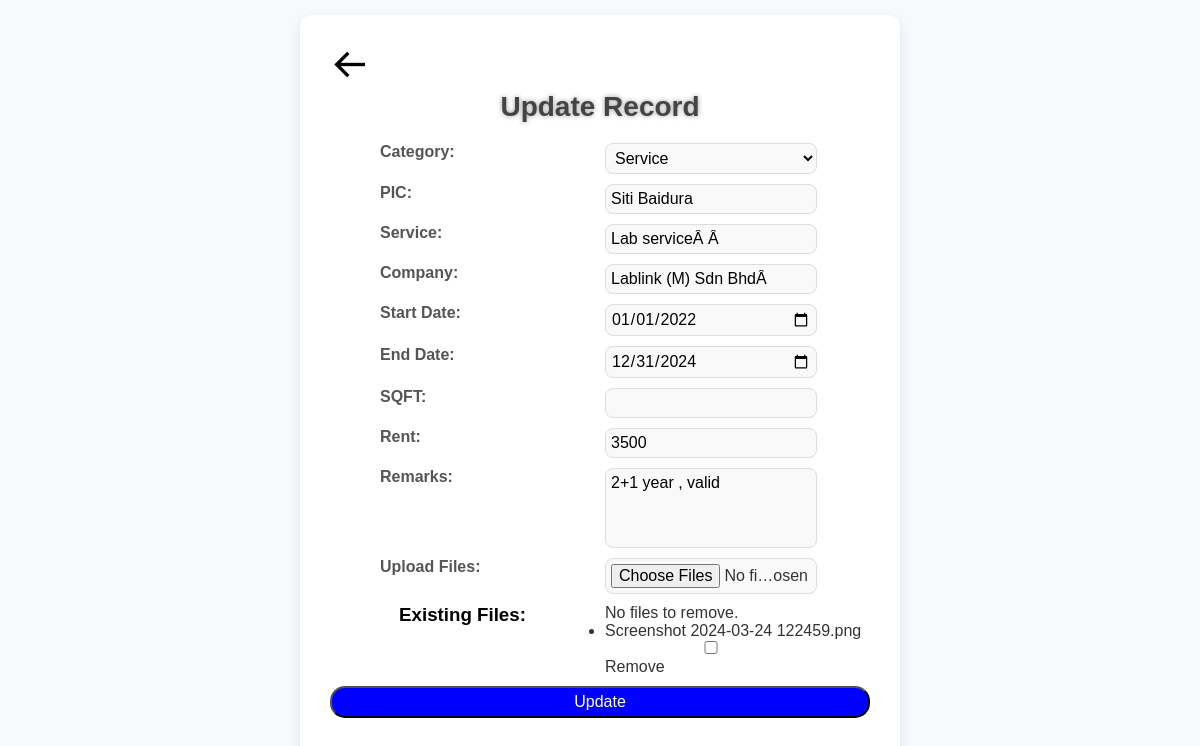
The app's page /editForm.php?id=4 (signed in) with its own data.
### tables this page shows
CREATE TABLE IF NOT EXISTS `form` (
`id` int(11) NOT NULL,
  `category` varchar(50) NOT NULL,
  `pic` varchar(100) NOT NULL,
  `service` varchar(500) NOT NULL,
  `company` varchar(500) NOT NULL,
  `start` date NOT NULL,
  `endDate` date NOT NULL,
  `sqft` varchar(80) NOT NULL,
  `rent` varchar(80) NOT NULL,
  `remarks` varchar(500) NOT NULL,
  `filename` varchar(500) NOT NULL,
  `monthsLeft` int(100) NOT NULL,
  `department` varchar(100) NOT NULL,
  `upload_date` timestamp NOT NULL DEFAULT CURRENT_TIMESTAMP ON UPDATE CURRENT_TIMESTAMP
);

### editForm.php (the view, shortened to what this page needs)
<?php
include 'dbconn.php';
$id = isset($_GET['id']) ? $_GET['id'] : '';
$stmt = $connection->prepare("SELECT * FROM form WHERE id = ? AND department = ?");
$stmt->bind_param("is", $id, $_SESSION['department']);
$stmt->execute();
$result = $stmt->get_result();
$row = $result->fetch_assoc();
?>
<!DOCTYPE html>
<html lang="en">
<head>
    <link href='https://unpkg.com/boxicons@2.1.4/css/boxicons.min.css' rel='stylesheet'>
    <link rel="stylesheet" href="style.css">
</head>
<body>
<div class="container">
    <a onclick="history.back()" class="back-button" type="button"><i class='bx bx-arrow-back'></i></a>
    <h1>Update Record</h1>
    <form method="POST" enctype="multipart/form-data">
        <label for="category">Category:</label>
        <select name="category" id="category" required>
            <option value="service" <?php echo ($row['category'] == 'service') ? 'selected' : ''; ?>>Service</option>
        </select>
        <label for="pic">PIC:</label>
        <input type="text" name="pic" id="pic" value="<?php echo $row['pic']; ?>" >
        <label for="service">Service:</label>
        <input type="text" name="service" id="service" value="<?php echo $row['service']; ?>" >
        <label for="company">Company:</label>
        <input type="text" name="company" id="company" value="<?php echo $row['company']; ?>" >
        <label for="start">Start Date:</label>
        <input type="date" name="start" id="start" value="<?php echo $row['start']; ?>" >
        <label for="endDate">End Date:</label>
        <input type="date" name="endDate" id="endDate" value="<?php echo $row['endDate']; ?>" >
        <label for="sqft">SQFT:</label>
        <input type="text" name="sqft" id="sqft" value="<?php echo $row['sqft']; ?>" >
        <label for="rent">Rent:</label>
        <input type="text" name="rent" id="rent" value="<?php echo $row['rent']; ?>" >
        <label for="remarks">Remarks:</label>
        <textarea name="remarks" id="remarks" ><?php echo $row['remarks']; ?></textarea>
        <label for="files">Upload Files:</label>
        <input type="file" name="files[]" id="files" value="<?php echo htmlspecialchars($row['file']); ?>" multiple>
        <h3>Existing Files:</h3>
        <ul>
            <?php
            if (isset($_POST['remove_files']) && !empty($_POST['remove_files'])) {
                $files_to_remove = $_POST['remove_files'];
                foreach ($files_to_remove as $file) {
                    $file_path = $target_dir . basename($file);
                    if (file_exists($file_path)) {
                        unlink($file_path);
                    } else {
                        echo "File does not exist: $file_path<br>";
                    }
                }
            } else {
                echo "No files to remove.<br>";
            }
            $existing_files = explode(',', $row['filename']);
            foreach ($existing_files as $file) {
                echo "<li>$file <input type='checkbox' name='remove_files[]' value='" . htmlspecialchars($file) . "'> Remove</li>";
            }
            ?>
        </ul>
        <button type="submit" class="btn">Update</button>
    </form>
</div>
</body>
</html>

### style.css (style rules this page uses)
* { margin: 0; padding: 0; box-sizing: border-box; font-family: 'Poppins', sans-serif; }
body { min-height: 100vh; display: flex; flex-direction: column; background-size: cover; background-position: center; color: white; }
.container { padding-top: 40px; width: 85%; margin: 0 auto; flex: 1; }
.btn { background: blue; color: white; font-size: 1.2em; padding: 5px 20px; text-decoration: none; border-radius: 20px; }
h1 { color: black; text-shadow: 0 0 5px #999; font-size: 50px; text-align: center; }
h3 { color:black; text-align: center; width: 100%; }

### editForm.php (style rules this page uses)
body { font-family: 'Segoe UI', Tahoma, Geneva, Verdana, sans-serif; background-color: #f7fafc; color: #333; margin: 0; }
.container { max-width: 600px; margin: 15px auto; padding: 30px; background-color: white; border-radius: 12px; box-shadow: 0 4px 12px rgba(0, 0, 0, 0.1); }
h1 { text-align: center; font-size: 28px; color: #444; margin-bottom: 20px; }
form { display: grid; grid-template-columns: 1fr 1fr; gap: 10px; }
label { font-weight: 600; margin-bottom: -30px; margin-left: 50px; color: #555; }
input, textarea, select { padding: 5px; border: 1px solid #ddd; border-radius: 8px; width: 80%; font-size: 16px; background-color: #f9f9f9; }
input[type="date"], input[type="number"] { width: 80%; }
textarea { height: 80px; resize: none; width: 80%; }
.btn { background-color: blue; color: white; padding: 5px 20px; border-radius: 15px; cursor: pointer; text-align: center; font-size: 16px; transition: background 0.3s ease; grid-column: span 2; }
.back-button { background-color: transparent; border: none; color: black; font-size: 40px; cursor: pointer; transition: color 0.3s ease, transform 0.5s ease; }

### records on screen
form: category "Service", pic "Siti Baidura", service "Lab serviceÂ Â", company "Lablink (M) Sdn BhdÂ", start "01/01/2022", endDate "12/31/2024", rent "3500", remarks "2+1 year , valid", filename "Screenshot 2024-03-24 122459.png"
